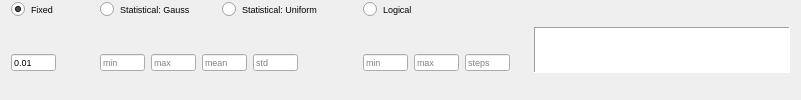
              <widget class="QFrame" name="frame_43">
               <property name="frameShape">
                <enum>QFrame::NoFrame</enum>
               </property>
               <property name="frameShadow">
                <enum>QFrame::Plain</enum>
               </property>
               <layout class="QHBoxLayout" name="horizontalLayout_29">
                <property name="topMargin">
                 <number>0</number>
                </property>
                <property name="bottomMargin">
                 <number>0</number>
                </property>
                <item>
                 <widget class="QFrame" name="frame_44">
                  <property name="frameShape">
                   <enum>QFrame::NoFrame</enum>
                  </property>
                  <property name="frameShadow">
                   <enum>QFrame::Plain</enum>
                  </property>
                  <layout class="QGridLayout" name="gridLayout_20">
                   <property name="leftMargin">
                    <number>0</number>
                   </property>
                   <property name="topMargin">
                    <number>0</number>
                   </property>
                   <property name="bottomMargin">
                    <number>0</number>
                   </property>
                   <item row="0" column="0">
                    <widget class="QRadioButton" name="radio_fix_hspot">
                     <property name="font">
                      <font>
                       <pointsize>7</pointsize>
                      </font>
                     </property>
                     <property name="text">
                      <string>Fixed</string>
                     </property>
                     <property name="iconSize">
                      <size>
                       <width>12</width>
                       <height>12</height>
                      </size>
                     </property>
                     <property name="checked">
                      <bool>true</bool>
                     </property>
                     <attribute name="buttonGroup">
                      <string notr="true">buttonGroup_9</string>
                     </attribute>
                    </widget>
                   </item>
                   <item row="0" column="3">
                    <widget class="QRadioButton" name="radio_log_hspot">
                     <property name="font">
                      <font>
                       <pointsize>7</pointsize>
                      </font>
                     </property>
                     <property name="text">
                      <string>Logical</string>
                     </property>
                     <attribute name="buttonGroup">
                      <string notr="true">buttonGroup_9</string>
                     </attribute>
                    </widget>
                   </item>
                   <item row="1" column="1">
                    <widget class="QFrame" name="frame_48">
                     <property name="frameShape">
                      <enum>QFrame::NoFrame</enum>
                     </property>
                     <property name="frameShadow">
                      <enum>QFrame::Plain</enum>
                     </property>
                     <layout class="QHBoxLayout" name="horizontalLayout_85">
                      <property name="leftMargin">
                       <number>9</number>
                      </property>
                      <property name="topMargin">
                       <number>0</number>
                      </property>
                      <property name="bottomMargin">
                       <number>0</number>
                      </property>
                      <item>
                       <widget class="QLineEdit" name="txt_gauss_min_hspot">
                        <property name="maximumSize">
                         <size>
                          <width>45</width>
                          <height>17</height>
                         </size>
                        </property>
                        <property name="font">
                         <font>
                          <pointsize>7</pointsize>
                         </font>
                        </property>
                        <property name="placeholderText">
                         <string>min</string>
                        </property>
                       </widget>
                      </item>
                      <item>
                       <widget class="QLineEdit" name="txt_gauss_max_hspot">
                        <property name="maximumSize">
                         <size>
                          <width>45</width>
                          <height>17</height>
                         </size>
                        </property>
                        <property name="font">
                         <font>
                          <pointsize>7</pointsize>
                         </font>
                        </property>
                        <property name="placeholderText">
                         <string>max</string>
                        </property>
                       </widget>
                      </item>
                      <item>
                       <widget class="QLineEdit" name="txt_gauss_mean_hspot">
                        <property name="maximumSize">
                         <size>
                          <width>45</width>
                          <height>17</height>
                         </size>
                        </property>
                        <property name="font">
                         <font>
                          <pointsize>7</pointsize>
                         </font>
                        </property>
                        <property name="placeholderText">
                         <string>mean</string>
                        </property>
                       </widget>
                      </item>
                      <item>
                       <widget class="QLineEdit" name="txt_gauss_std_hspot">
                        <property name="maximumSize">
                         <size>
                          <width>45</width>
                          <height>17</height>
                         </size>
                        </property>
                        <property name="font">
                         <font>
                          <pointsize>7</pointsize>
                         </font>
                        </property>
                        <property name="placeholderText">
                         <string>std</string>
                        </property>
                       </widget>
                      </item>
                      <item>
                       <spacer name="horizontalSpacer_31">
                        <property name="orientation">
                         <enum>Qt::Horizontal</enum>
                        </property>
                        <property name="sizeType">
                         <enum>QSizePolicy::Maximum</enum>
                        </property>
                        <property name="sizeHint" stdset="0">
                         <size>
                          <width>50</width>
                          <height>20</height>
                         </size>
                        </property>
                       </spacer>
                      </item>
                     </layout>
                    </widget>
                   </item>
                   <item row="0" column="1">
                    <widget class="QFrame" name="frame_47">
                     <property name="frameShape">
                      <enum>QFrame::NoFrame</enum>
                     </property>
                     <property name="frameShadow">
                      <enum>QFrame::Plain</enum>
                     </property>
                     <layout class="QHBoxLayout" name="horizontalLayout_32">
                      <property name="topMargin">
                       <number>0</number>
                      </property>
                      <property name="bottomMargin">
                       <number>0</number>
                      </property>
                      <item>
                       <widget class="QRadioButton" name="radio_gauss_hspot">
                        <property name="font">
                         <font>
                          <pointsize>7</pointsize>
                         </font>
                        </property>
                        <property name="text">
                         <string>Statistical: Gauss</string>
                        </property>
                        <attribute name="buttonGroup">
                         <string notr="true">buttonGroup_9</string>
                        </attribute>
                       </widget>
                      </item>
                      <item>
                       <widget class="QRadioButton" name="radio_uni_hspot">
                        <property name="font">
                         <font>
                          <pointsize>7</pointsize>
                         </font>
                        </property>
                        <property name="text">
                         <string>Statistical: Uniform</string>
                        </property>
                        <attribute name="buttonGroup">
                         <string notr="true">buttonGroup_9</string>
                        </attribute>
                       </widget>
                      </item>
                      <item>
                       <spacer name="horizontalSpacer_26">
                        <property name="orientation">
                         <enum>Qt::Horizontal</enum>
                        </property>
                        <property name="sizeType">
                         <enum>QSizePolicy::Maximum</enum>
                        </property>
                        <property name="sizeHint" stdset="0">
                         <size>
                          <width>10</width>
                          <height>20</height>
                         </size>
                        </property>
                       </spacer>
                      </item>
                     </layout>
                    </widget>
                   </item>
                   <item row="1" column="0">
                    <widget class="QFrame" name="frame_45">
                     <property name="frameShape">
                      <enum>QFrame::NoFrame</enum>
                     </property>
                     <property name="frameShadow">
                      <enum>QFrame::Plain</enum>
                     </property>
                     <layout class="QHBoxLayout" name="horizontalLayout_30">
                      <property name="leftMargin">
                       <number>0</number>
                      </property>
                      <property name="topMargin">
                       <number>0</number>
                      </property>
                      <property name="bottomMargin">
                       <number>0</number>
                      </property>
                      <item>
                       <widget class="QLineEdit" name="txt_fix_hspot">
                        <property name="maximumSize">
                         <size>
                          <width>45</width>
                          <height>17</height>
                         </size>
                        </property>
                        <property name="font">
                         <font>
                          <pointsize>7</pointsize>
                         </font>
                        </property>
                        <property name="text">
                         <string>0.01</string>
                        </property>
                        <property name="placeholderText">
                         <string>value</string>
                        </property>
                       </widget>
                      </item>
                      <item>
                       <spacer name="horizontalSpacer_21">
                        <property name="orientation">
                         <enum>Qt::Horizontal</enum>
                        </property>
                        <property name="sizeType">
                         <enum>QSizePolicy::Maximum</enum>
                        </property>
                        <property name="sizeHint" stdset="0">
                         <size>
                          <width>20</width>
                          <height>20</height>
                         </size>
                        </property>
                       </spacer>
                      </item>
                     </layout>
                    </widget>
                   </item>
                   <item row="1" column="3">
                    <widget class="QFrame" name="frame_46">
                     <property name="frameShape">
                      <enum>QFrame::NoFrame</enum>
                     </property>
                     <property name="frameShadow">
                      <enum>QFrame::Plain</enum>
                     </property>
                     <layout class="QHBoxLayout" name="horizontalLayout_31">
                      <property name="leftMargin">
                       <number>0</number>
                      </property>
                      <property name="topMargin">
                       <number>0</number>
                      </property>
                      <property name="bottomMargin">
                       <number>0</number>
                      </property>
                      <item>
                       <widget class="QLineEdit" name="txt_log_min_hspot">
                        <property name="maximumSize">
                         <size>
                          <width>45</width>
                          <height>17</height>
                         </size>
                        </property>
                        <property name="font">
                         <font>
                          <pointsize>7</pointsize>
                         </font>
                        </property>
                        <property name="placeholderText">
                         <string>min</string>
                        </property>
                       </widget>
                      </item>
                      <item>
                       <widget class="QLineEdit" name="txt_log_max_hspot">
                        <property name="maximumSize">
                         <size>
                          <width>45</width>
                          <height>17</height>
                         </size>
                        </property>
                        <property name="font">
                         <font>
                          <pointsize>7</pointsize>
                         </font>
                        </property>
                        <property name="placeholderText">
                         <string>max</string>
                        </property>
                       </widget>
                      </item>
                      <item>
                       <widget class="QLineEdit" name="txt_log_steps_hspot">
                        <property name="maximumSize">
                         <size>
                          <width>45</width>
                          <height>17</height>
                         </size>
                        </property>
                        <property name="font">
                         <font>
                          <pointsize>7</pointsize>
                         </font>
                        </property>
                        <property name="placeholderText">
                         <string>steps</string>
                        </property>
                       </widget>
                      </item>
                     </layout>
                    </widget>
                   </item>
                  </layout>
                 </widget>
                </item>
                <item>
                 <widget class="PlotWidget" name="viewHspot">
                  <property name="sizePolicy">
                   <sizepolicy hsizetype="Expanding" vsizetype="Fixed">
                    <horstretch>0</horstretch>
                    <verstretch>0</verstretch>
                   </sizepolicy>
                  </property>
                  <property name="maximumSize">
                   <size>
                    <width>16777215</width>
                    <height>46</height>
                   </size>
                  </property>
                  <property name="styleSheet">
                   <string notr="true">border-right-color: rgb(255, 255, 127);</string>
                  </property>
                  <property name="frameShape">
                   <enum>QFrame::Panel</enum>
                  </property>
                 </widget>
                </item>
               </layout>
              </widget>
